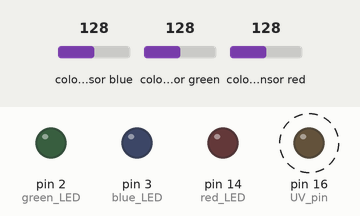
Simulated run of this sketch. Board: Arduino Uno, built with avr-gcc and run on an emulated ATmega328P. On the bench: output pins drawn as LEDs (lit = HIGH). Dashed ring = blinking. Inputs (shaded band) come from the test bench; at power-on: colour sensor blue 128, colour sensor green 128, colour sensor red 128. What the sketch prints to the serial monitor is not drawn.

Above: at 0.6 s.
Timing chart, 0 to 3.0 s (numbered marks = the images above):
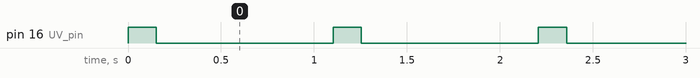

Measured:
- by itself, pin 16 (UV_pin): alternates HIGH for 0.15 s and LOW for 0.95 s

The sketch:

Fluorospectrometer.ino
```cpp
#include "Adafruit_TCS34725.h"

#define UV_pin 16
#define red_LED 14
#define green_LED 2
#define blue_LED 3

Adafruit_TCS34725 tcs = Adafruit_TCS34725(TCS34725_INTEGRATIONTIME_50MS, TCS34725_GAIN_16X);

void setup() {
  Serial.begin(115200);
  Serial.println("UV sample Test");

  if (tcs.begin()) {
    Serial.println("Found sensor");
  } else {
    Serial.println("No TCS34725 found ... check your connections");
    while (1); // halt!
  }

  // initialize digital pins as outputs.
  pinMode(UV_pin, OUTPUT);
  pinMode(red_LED, OUTPUT);
  pinMode(green_LED, OUTPUT);
  pinMode(blue_LED, OUTPUT);

}


int timer = 0;
uint16_t clear, red, green, blue;
void loop() {


  timer = timer + 1;
  Serial.print("Time: "); Serial.println(timer);;

  digitalWrite(UV_pin, HIGH);
  delay(100);
  tcs.getRawData(&red, &green, &blue, &clear);
  Serial.print("UV On\t");
  Serial.print("C:\t"); Serial.print(clear);
  Serial.print("\tR:\t"); Serial.print(red);
  Serial.print("\tG:\t"); Serial.print(green);
  Serial.print("\tB:\t"); Serial.print(blue);
  Serial.println();

  digitalWrite(UV_pin, LOW);
  delay(100);
  tcs.getRawData(&red, &green, &blue, &clear);
  Serial.print("UV Off\t");
  Serial.print("C:\t"); Serial.print(clear);
  Serial.print("\tR:\t"); Serial.print(red);
  Serial.print("\tG:\t"); Serial.print(green);
  Serial.print("\tB:\t"); Serial.print(blue);
  Serial.println();
  Serial.println();
  delay(800);

}
```
